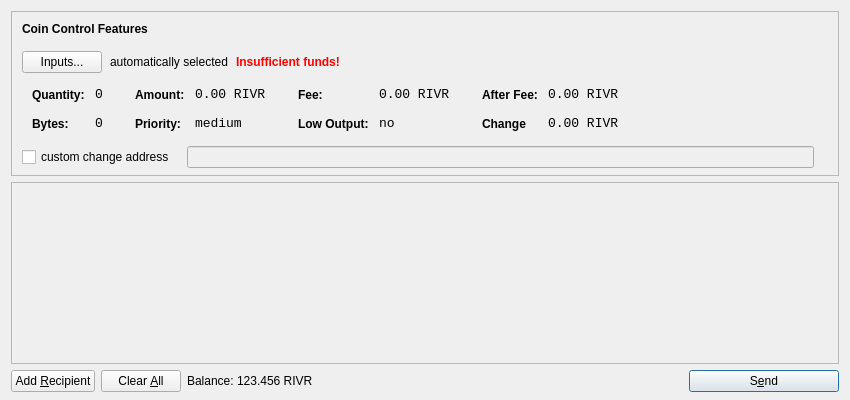
<?xml version="1.0" encoding="UTF-8"?>
<ui version="4.0">
 <class>SendCoinsDialog</class>
 <widget class="QDialog" name="SendCoinsDialog">
  <property name="geometry">
   <rect>
    <x>0</x>
    <y>0</y>
    <width>850</width>
    <height>400</height>
   </rect>
  </property>
  <property name="windowTitle">
   <string>Send Coins</string>
  </property>
  <layout class="QVBoxLayout" name="verticalLayout" stretch="0,1,0">
   <property name="bottomMargin">
    <number>8</number>
   </property>
   <item>
    <widget class="QFrame" name="frameCoinControl">
     <property name="sizePolicy">
      <sizepolicy hsizetype="Expanding" vsizetype="Expanding">
       <horstretch>0</horstretch>
       <verstretch>0</verstretch>
      </sizepolicy>
     </property>
     <property name="maximumSize">
      <size>
       <width>16777215</width>
       <height>16777215</height>
      </size>
     </property>
     <property name="frameShape">
      <enum>QFrame::StyledPanel</enum>
     </property>
     <property name="frameShadow">
      <enum>QFrame::Sunken</enum>
     </property>
     <layout class="QVBoxLayout" name="verticalLayoutCoinControl2">
      <property name="spacing">
       <number>6</number>
      </property>
      <property name="leftMargin">
       <number>0</number>
      </property>
      <property name="topMargin">
       <number>0</number>
      </property>
      <property name="rightMargin">
       <number>0</number>
      </property>
      <property name="bottomMargin">
       <number>6</number>
      </property>
      <item>
       <layout class="QVBoxLayout" name="verticalLayoutCoinControl" stretch="0,0,0,0,1">
        <property name="spacing">
         <number>0</number>
        </property>
        <property name="leftMargin">
         <number>10</number>
        </property>
        <property name="topMargin">
         <number>10</number>
        </property>
        <item>
         <layout class="QHBoxLayout" name="horizontalLayoutCoinControl1">
          <property name="bottomMargin">
           <number>15</number>
          </property>
          <item>
           <widget class="QLabel" name="labelCoinControlFeatures">
            <property name="sizePolicy">
             <sizepolicy hsizetype="Preferred" vsizetype="Maximum">
              <horstretch>0</horstretch>
              <verstretch>0</verstretch>
             </sizepolicy>
            </property>
            <property name="font">
             <font>
              <weight>75</weight>
              <bold>true</bold>
             </font>
            </property>
            <property name="styleSheet">
             <string notr="true">font-weight:bold;</string>
            </property>
            <property name="text">
             <string>Coin Control Features</string>
            </property>
           </widget>
          </item>
         </layout>
        </item>
        <item>
         <layout class="QHBoxLayout" name="horizontalLayoutCoinControl2" stretch="0,0,0,0">
          <property name="spacing">
           <number>8</number>
          </property>
          <property name="bottomMargin">
           <number>10</number>
          </property>
          <item>
           <widget class="QPushButton" name="pushButtonCoinControl">
            <property name="styleSheet">
             <string notr="true"/>
            </property>
            <property name="text">
             <string>Inputs...</string>
            </property>
           </widget>
          </item>
          <item>
           <widget class="QLabel" name="labelCoinControlAutomaticallySelected">
            <property name="text">
             <string>automatically selected</string>
            </property>
            <property name="margin">
             <number>5</number>
            </property>
           </widget>
          </item>
          <item>
           <widget class="QLabel" name="labelCoinControlInsuffFunds">
            <property name="font">
             <font>
              <weight>75</weight>
              <bold>true</bold>
             </font>
            </property>
            <property name="styleSheet">
             <string notr="true">color:red;font-weight:bold;</string>
            </property>
            <property name="text">
             <string>Insufficient funds!</string>
            </property>
            <property name="margin">
             <number>5</number>
            </property>
           </widget>
          </item>
          <item>
           <spacer name="horizontalSpacerCoinControl">
            <property name="orientation">
             <enum>Qt::Horizontal</enum>
            </property>
            <property name="sizeHint" stdset="0">
             <size>
              <width>40</width>
              <height>1</height>
             </size>
            </property>
           </spacer>
          </item>
         </layout>
        </item>
        <item>
         <widget class="QWidget" name="widgetCoinControl" native="true">
          <property name="sizePolicy">
           <sizepolicy hsizetype="Preferred" vsizetype="Preferred">
            <horstretch>0</horstretch>
            <verstretch>0</verstretch>
           </sizepolicy>
          </property>
          <property name="minimumSize">
           <size>
            <width>0</width>
            <height>0</height>
           </size>
          </property>
          <property name="styleSheet">
           <string notr="true"/>
          </property>
          <layout class="QHBoxLayout" name="horizontalLayoutCoinControl5">
           <property name="margin">
            <number>0</number>
           </property>
           <item>
            <layout class="QHBoxLayout" name="horizontalLayoutCoinControl3" stretch="0,0,0,1">
             <property name="spacing">
              <number>20</number>
             </property>
             <property name="topMargin">
              <number>0</number>
             </property>
             <property name="bottomMargin">
              <number>10</number>
             </property>
             <item>
              <layout class="QFormLayout" name="formLayoutCoinControl1">
               <property name="horizontalSpacing">
                <number>10</number>
               </property>
               <property name="verticalSpacing">
                <number>14</number>
               </property>
               <property name="leftMargin">
                <number>10</number>
               </property>
               <property name="topMargin">
                <number>4</number>
               </property>
               <property name="rightMargin">
                <number>6</number>
               </property>
               <item row="0" column="0">
                <widget class="QLabel" name="labelCoinControlQuantityText">
                 <property name="styleSheet">
                  <string notr="true">font-weight:bold;</string>
                 </property>
                 <property name="text">
                  <string>Quantity:</string>
                 </property>
                 <property name="margin">
                  <number>0</number>
                 </property>
                </widget>
               </item>
               <item row="0" column="1">
                <widget class="QLabel" name="labelCoinControlQuantity">
                 <property name="font">
                  <font>
                   <family>Monospace</family>
                   <pointsize>10</pointsize>
                  </font>
                 </property>
                 <property name="cursor">
                  <cursorShape>IBeamCursor</cursorShape>
                 </property>
                 <property name="contextMenuPolicy">
                  <enum>Qt::ActionsContextMenu</enum>
                 </property>
                 <property name="text">
                  <string>0</string>
                 </property>
                 <property name="margin">
                  <number>0</number>
                 </property>
                 <property name="textInteractionFlags">
                  <set>Qt::LinksAccessibleByMouse|Qt::TextSelectableByKeyboard|Qt::TextSelectableByMouse</set>
                 </property>
                </widget>
               </item>
               <item row="1" column="0">
                <widget class="QLabel" name="labelCoinControlBytesText">
                 <property name="styleSheet">
                  <string notr="true">font-weight:bold;</string>
                 </property>
                 <property name="text">
                  <string>Bytes:</string>
                 </property>
                </widget>
               </item>
               <item row="1" column="1">
                <widget class="QLabel" name="labelCoinControlBytes">
                 <property name="font">
                  <font>
                   <family>Monospace</family>
                   <pointsize>10</pointsize>
                  </font>
                 </property>
                 <property name="cursor">
                  <cursorShape>IBeamCursor</cursorShape>
                 </property>
                 <property name="contextMenuPolicy">
                  <enum>Qt::ActionsContextMenu</enum>
                 </property>
                 <property name="text">
                  <string>0</string>
                 </property>
                 <property name="textInteractionFlags">
                  <set>Qt::LinksAccessibleByMouse|Qt::TextSelectableByKeyboard|Qt::TextSelectableByMouse</set>
                 </property>
                </widget>
               </item>
              </layout>
             </item>
             <item>
              <layout class="QFormLayout" name="formLayoutCoinControl2">
               <property name="horizontalSpacing">
                <number>10</number>
               </property>
               <property name="verticalSpacing">
                <number>14</number>
               </property>
               <property name="leftMargin">
                <number>6</number>
               </property>
               <property name="topMargin">
                <number>4</number>
               </property>
               <property name="rightMargin">
                <number>6</number>
               </property>
               <item row="0" column="0">
                <widget class="QLabel" name="labelCoinControlAmountText">
                 <property name="styleSheet">
                  <string notr="true">font-weight:bold;</string>
                 </property>
                 <property name="text">
                  <string>Amount:</string>
                 </property>
                 <property name="margin">
                  <number>0</number>
                 </property>
                </widget>
               </item>
               <item row="0" column="1">
                <widget class="QLabel" name="labelCoinControlAmount">
                 <property name="font">
                  <font>
                   <family>Monospace</family>
                   <pointsize>10</pointsize>
                  </font>
                 </property>
                 <property name="cursor">
                  <cursorShape>IBeamCursor</cursorShape>
                 </property>
                 <property name="contextMenuPolicy">
                  <enum>Qt::ActionsContextMenu</enum>
                 </property>
                 <property name="text">
                  <string>0.00 RIVR</string>
                 </property>
                 <property name="textInteractionFlags">
                  <set>Qt::LinksAccessibleByMouse|Qt::TextSelectableByKeyboard|Qt::TextSelectableByMouse</set>
                 </property>
                </widget>
               </item>
               <item row="1" column="0">
                <widget class="QLabel" name="labelCoinControlPriorityText">
                 <property name="styleSheet">
                  <string notr="true">font-weight:bold;</string>
                 </property>
                 <property name="text">
                  <string>Priority:</string>
                 </property>
                </widget>
               </item>
               <item row="1" column="1">
                <widget class="QLabel" name="labelCoinControlPriority">
                 <property name="font">
                  <font>
                   <family>Monospace</family>
                   <pointsize>10</pointsize>
                  </font>
                 </property>
                 <property name="cursor">
                  <cursorShape>IBeamCursor</cursorShape>
                 </property>
                 <property name="contextMenuPolicy">
                  <enum>Qt::ActionsContextMenu</enum>
                 </property>
                 <property name="text">
                  <string>medium</string>
                 </property>
                 <property name="textInteractionFlags">
                  <set>Qt::LinksAccessibleByMouse|Qt::TextSelectableByKeyboard|Qt::TextSelectableByMouse</set>
                 </property>
                </widget>
               </item>
              </layout>
             </item>
             <item>
              <layout class="QFormLayout" name="formLayoutCoinControl3">
               <property name="horizontalSpacing">
                <number>10</number>
               </property>
               <property name="verticalSpacing">
                <number>14</number>
               </property>
               <property name="leftMargin">
                <number>6</number>
               </property>
               <property name="topMargin">
                <number>4</number>
               </property>
               <property name="rightMargin">
                <number>6</number>
               </property>
               <item row="0" column="0">
                <widget class="QLabel" name="labelCoinControlFeeText">
                 <property name="styleSheet">
                  <string notr="true">font-weight:bold;</string>
                 </property>
                 <property name="text">
                  <string>Fee:</string>
                 </property>
                 <property name="margin">
                  <number>0</number>
                 </property>
                </widget>
               </item>
               <item row="0" column="1">
                <widget class="QLabel" name="labelCoinControlFee">
                 <property name="font">
                  <font>
                   <family>Monospace</family>
                   <pointsize>10</pointsize>
                  </font>
                 </property>
                 <property name="cursor">
                  <cursorShape>IBeamCursor</cursorShape>
                 </property>
                 <property name="contextMenuPolicy">
                  <enum>Qt::ActionsContextMenu</enum>
                 </property>
                 <property name="text">
                  <string>0.00 RIVR</string>
                 </property>
                 <property name="textInteractionFlags">
                  <set>Qt::LinksAccessibleByMouse|Qt::TextSelectableByKeyboard|Qt::TextSelectableByMouse</set>
                 </property>
                </widget>
               </item>
               <item row="1" column="0">
                <widget class="QLabel" name="labelCoinControlLowOutputText">
                 <property name="styleSheet">
                  <string notr="true">font-weight:bold;</string>
                 </property>
                 <property name="text">
                  <string>Low Output:</string>
                 </property>
                </widget>
               </item>
               <item row="1" column="1">
                <widget class="QLabel" name="labelCoinControlLowOutput">
                 <property name="font">
                  <font>
                   <family>Monospace</family>
                   <pointsize>10</pointsize>
                  </font>
                 </property>
                 <property name="cursor">
                  <cursorShape>IBeamCursor</cursorShape>
                 </property>
                 <property name="contextMenuPolicy">
                  <enum>Qt::ActionsContextMenu</enum>
                 </property>
                 <property name="text">
                  <string>no</string>
                 </property>
                 <property name="textInteractionFlags">
                  <set>Qt::LinksAccessibleByMouse|Qt::TextSelectableByKeyboard|Qt::TextSelectableByMouse</set>
                 </property>
                </widget>
               </item>
              </layout>
             </item>
             <item>
              <layout class="QFormLayout" name="formLayoutCoinControl4">
               <property name="horizontalSpacing">
                <number>10</number>
               </property>
               <property name="verticalSpacing">
                <number>14</number>
               </property>
               <property name="leftMargin">
                <number>6</number>
               </property>
               <property name="topMargin">
                <number>4</number>
               </property>
               <property name="rightMargin">
                <number>6</number>
               </property>
               <item row="0" column="0">
                <widget class="QLabel" name="labelCoinControlAfterFeeText">
                 <property name="styleSheet">
                  <string notr="true">font-weight:bold;</string>
                 </property>
                 <property name="text">
                  <string>After Fee:</string>
                 </property>
                 <property name="margin">
                  <number>0</number>
                 </property>
                </widget>
               </item>
               <item row="0" column="1">
                <widget class="QLabel" name="labelCoinControlAfterFee">
                 <property name="font">
                  <font>
                   <family>Monospace</family>
                   <pointsize>10</pointsize>
                  </font>
                 </property>
                 <property name="cursor">
                  <cursorShape>IBeamCursor</cursorShape>
                 </property>
                 <property name="contextMenuPolicy">
                  <enum>Qt::ActionsContextMenu</enum>
                 </property>
                 <property name="text">
                  <string>0.00 RIVR</string>
                 </property>
                 <property name="textInteractionFlags">
                  <set>Qt::LinksAccessibleByMouse|Qt::TextSelectableByKeyboard|Qt::TextSelectableByMouse</set>
                 </property>
                </widget>
               </item>
               <item row="1" column="0">
                <widget class="QLabel" name="labelCoinControlChangeText">
                 <property name="styleSheet">
                  <string notr="true">font-weight:bold;</string>
                 </property>
                 <property name="text">
                  <string>Change</string>
                 </property>
                </widget>
               </item>
               <item row="1" column="1">
                <widget class="QLabel" name="labelCoinControlChange">
                 <property name="font">
                  <font>
                   <family>Monospace</family>
                   <pointsize>10</pointsize>
                  </font>
                 </property>
                 <property name="cursor">
                  <cursorShape>IBeamCursor</cursorShape>
                 </property>
                 <property name="contextMenuPolicy">
                  <enum>Qt::ActionsContextMenu</enum>
                 </property>
                 <property name="text">
                  <string>0.00 RIVR</string>
                 </property>
                 <property name="textInteractionFlags">
                  <set>Qt::LinksAccessibleByMouse|Qt::TextSelectableByKeyboard|Qt::TextSelectableByMouse</set>
                 </property>
                </widget>
               </item>
              </layout>
             </item>
            </layout>
           </item>
          </layout>
         </widget>
        </item>
        <item>
         <layout class="QHBoxLayout" name="horizontalLayoutCoinControl4" stretch="0,0,0">
          <property name="spacing">
           <number>12</number>
          </property>
          <property name="sizeConstraint">
           <enum>QLayout::SetDefaultConstraint</enum>
          </property>
          <property name="topMargin">
           <number>5</number>
          </property>
          <property name="rightMargin">
           <number>5</number>
          </property>
          <item>
           <widget class="QCheckBox" name="checkBoxCoinControlChange">
            <property name="text">
             <string>custom change address</string>
            </property>
           </widget>
          </item>
          <item>
           <widget class="QLineEdit" name="lineEditCoinControlChange">
            <property name="enabled">
             <bool>false</bool>
            </property>
            <property name="sizePolicy">
             <sizepolicy hsizetype="Expanding" vsizetype="Fixed">
              <horstretch>0</horstretch>
              <verstretch>0</verstretch>
             </sizepolicy>
            </property>
           </widget>
          </item>
          <item>
           <widget class="QLabel" name="labelCoinControlChangeLabel">
            <property name="sizePolicy">
             <sizepolicy hsizetype="Preferred" vsizetype="Expanding">
              <horstretch>0</horstretch>
              <verstretch>0</verstretch>
             </sizepolicy>
            </property>
            <property name="minimumSize">
             <size>
              <width>0</width>
              <height>0</height>
             </size>
            </property>
            <property name="text">
             <string/>
            </property>
            <property name="margin">
             <number>3</number>
            </property>
           </widget>
          </item>
         </layout>
        </item>
        <item>
         <spacer name="verticalSpacerCoinControl">
          <property name="orientation">
           <enum>Qt::Vertical</enum>
          </property>
          <property name="sizeHint" stdset="0">
           <size>
            <width>800</width>
            <height>1</height>
           </size>
          </property>
         </spacer>
        </item>
       </layout>
      </item>
     </layout>
    </widget>
   </item>
   <item>
    <widget class="QScrollArea" name="scrollArea">
     <property name="widgetResizable">
      <bool>true</bool>
     </property>
     <widget class="QWidget" name="scrollAreaWidgetContents">
      <property name="geometry">
       <rect>
        <x>0</x>
        <y>0</y>
        <width>830</width>
        <height>156</height>
       </rect>
      </property>
      <layout class="QVBoxLayout" name="verticalLayout_2">
       <property name="margin">
        <number>0</number>
       </property>
       <item>
        <layout class="QVBoxLayout" name="entries">
         <property name="spacing">
          <number>6</number>
         </property>
        </layout>
       </item>
       <item>
        <spacer name="verticalSpacer">
         <property name="orientation">
          <enum>Qt::Vertical</enum>
         </property>
         <property name="sizeHint" stdset="0">
          <size>
           <width>20</width>
           <height>40</height>
          </size>
         </property>
        </spacer>
       </item>
      </layout>
     </widget>
    </widget>
   </item>
   <item>
    <layout class="QHBoxLayout" name="horizontalLayout">
     <item>
      <widget class="QPushButton" name="addButton">
       <property name="toolTip">
        <string>Send to multiple recipients at once</string>
       </property>
       <property name="text">
        <string>Add &amp;Recipient</string>
       </property>
       <property name="icon">
        <iconset resource="../bitcoin.qrc">
         <normaloff>:/icons/add</normaloff>:/icons/add</iconset>
       </property>
       <property name="autoDefault">
        <bool>false</bool>
       </property>
      </widget>
     </item>
     <item>
      <widget class="QPushButton" name="clearButton">
       <property name="sizePolicy">
        <sizepolicy hsizetype="Minimum" vsizetype="Fixed">
         <horstretch>0</horstretch>
         <verstretch>0</verstretch>
        </sizepolicy>
       </property>
       <property name="toolTip">
        <string>Remove all transaction fields</string>
       </property>
       <property name="text">
        <string>Clear &amp;All</string>
       </property>
       <property name="icon">
        <iconset resource="../bitcoin.qrc">
         <normaloff>:/icons/remove</normaloff>:/icons/remove</iconset>
       </property>
       <property name="autoRepeatDelay">
        <number>300</number>
       </property>
       <property name="autoDefault">
        <bool>false</bool>
       </property>
      </widget>
     </item>
     <item>
      <layout class="QHBoxLayout" name="horizontalLayout_2">
       <property name="spacing">
        <number>3</number>
       </property>
       <item>
        <widget class="QLabel" name="label">
         <property name="sizePolicy">
          <sizepolicy hsizetype="Preferred" vsizetype="Fixed">
           <horstretch>0</horstretch>
           <verstretch>0</verstretch>
          </sizepolicy>
         </property>
         <property name="text">
          <string>Balance:</string>
         </property>
        </widget>
       </item>
       <item>
        <widget class="QLabel" name="labelBalance">
         <property name="sizePolicy">
          <sizepolicy hsizetype="Preferred" vsizetype="Fixed">
           <horstretch>0</horstretch>
           <verstretch>0</verstretch>
          </sizepolicy>
         </property>
         <property name="cursor">
          <cursorShape>IBeamCursor</cursorShape>
         </property>
         <property name="text">
          <string>123.456 RIVR</string>
         </property>
         <property name="textInteractionFlags">
          <set>Qt::LinksAccessibleByMouse|Qt::TextSelectableByKeyboard|Qt::TextSelectableByMouse</set>
         </property>
        </widget>
       </item>
      </layout>
     </item>
     <item>
      <spacer name="horizontalSpacer">
       <property name="orientation">
        <enum>Qt::Horizontal</enum>
       </property>
       <property name="sizeHint" stdset="0">
        <size>
         <width>40</width>
         <height>20</height>
        </size>
       </property>
      </spacer>
     </item>
     <item>
      <widget class="QPushButton" name="sendButton">
       <property name="minimumSize">
        <size>
         <width>150</width>
         <height>0</height>
        </size>
       </property>
       <property name="toolTip">
        <string>Confirm the send action</string>
       </property>
       <property name="text">
        <string>S&amp;end</string>
       </property>
       <property name="icon">
        <iconset resource="../bitcoin.qrc">
         <normaloff>:/icons/send</normaloff>:/icons/send</iconset>
       </property>
       <property name="default">
        <bool>true</bool>
       </property>
      </widget>
     </item>
    </layout>
   </item>
  </layout>
 </widget>
 <resources>
  <include location="../bitcoin.qrc"/>
 </resources>
 <connections/>
</ui>
